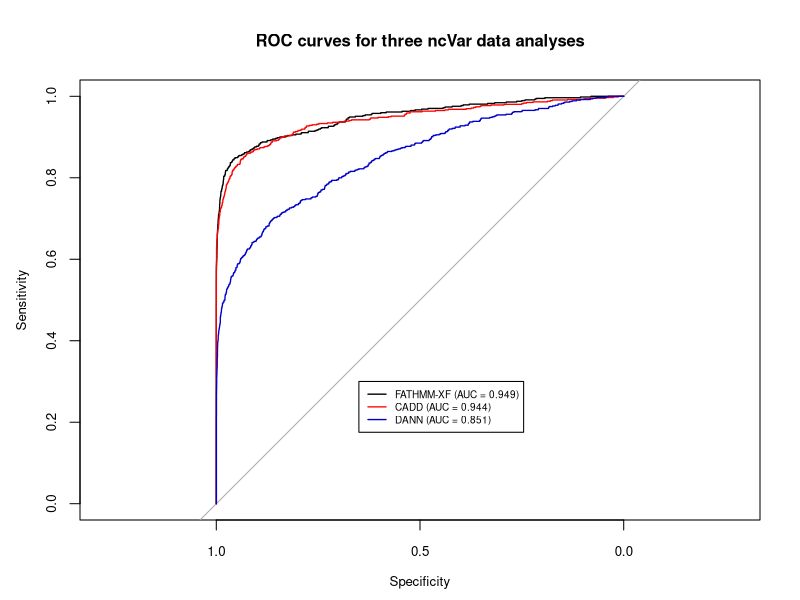

Reproduce this figure in R.
library(pROC)

setwd("/Users/sasha/Git/ncVarDB")

pathogenic_fathmm <- read.csv("FATHMM-XF/fathmm-xf_pathogenic_classification.tsv", sep="\t", stringsAsFactors=FALSE)
pathogenic_fathmm$ncVar_type <- "pathogenic"
benign_fathmm <- read.csv("FATHMM-XF/fathmm-xf_benign_classification.tsv", sep="\t", stringsAsFactors=FALSE)
benign_fathmm$ncVar_type <- "benign"
fathmm <- rbind(pathogenic_fathmm, benign_fathmm)
fathmm$Non.Coding.Score <- as.numeric(fathmm$Non.Coding.Score)
not_scored_variants <- fathmm[is.na(fathmm$Non.Coding.Score),]
fathmm <- fathmm[!is.na(fathmm$Non.Coding.Score),]

print("The number of FATHMM-XF analysed pathogenic variants:" )
nrow(fathmm[fathmm$ncVar_type=="pathogenic",])
print("The number of FATHMM-XF analysed benign variants:" )
nrow(fathmm[fathmm$ncVar_type=="benign",])

pathogenic_cadd <- read.delim("CADD/CADD_pathogenic_classification.tsv", stringsAsFactors=FALSE, skip=1)
names(pathogenic_cadd) <- c("CHROM", "POS", "REF", "ALT", "RawScore", "PHRED")
pathogenic_cadd$ncVar_type <- "pathogenic"
benign_cadd <- read.delim("CADD/CADD_benign_classification.tsv", stringsAsFactors=FALSE, skip=1)
names(benign_cadd) <- c("CHROM", "POS", "REF", "ALT", "RawScore", "PHRED")
benign_cadd$ncVar_type <- "benign"
cadd <- rbind(pathogenic_cadd, benign_cadd)
cadd$PHRED <- as.numeric(cadd$PHRED)
cadd$RawScore <- as.numeric(cadd$RawScore)

print("The number of CADD analysed pathogenic variants:" )
nrow(cadd[cadd$ncVar_type=="pathogenic",])
print("The number of CADD analysed benign variants:" )
nrow(cadd[cadd$ncVar_type=="benign",])

pathogenic_dann <- read.csv("DANN/DANN_pathogenic_classification.tsv", sep="\t", stringsAsFactors=FALSE)
pathogenic_dann$ncVar_type <- "pathogenic"
benign_dann <- read.csv("DANN/DANN_benign_classification.tsv", sep="\t", stringsAsFactors=FALSE)
benign_dann$ncVar_type <- "benign"
dann <- rbind(pathogenic_dann, benign_dann)
dann$score <- as.numeric(dann$score)
dann <- dann[!is.na(dann$score),]

print("The number of DANN analysed pathogenic variants:" )
nrow(dann[dann$ncVar_type=="pathogenic",])
print("The number of DANN analysed benign variants:" )
nrow(dann[dann$ncVar_type=="benign",])

roc_fathmm <- roc(fathmm$ncVar_type, fathmm$Non.Coding.Score)
roc_cadd <- roc(cadd$ncVar_type, cadd$RawScore)
roc_dann <- roc(dann$ncVar_type, dann$score)
auc_fathmm = paste(paste("FATHMM-XF (AUC = ", round(as.numeric(auc(roc_fathmm)), 3),  sep=""), ")", sep="")
auc_cadd = paste(paste("CADD (AUC = ", round(as.numeric(auc(roc_cadd)), 3),  sep=""), ")", sep="")
auc_dann = paste(paste("DANN (AUC = ", round(as.numeric(auc(roc_dann)), 3),  sep=""), ")", sep="")

png("scripts/plots/3ROCcurves.png",width = 4, height = 4, units = 'in', res = 600)
plot(roc_fathmm, col=1, main="ROC curves for three ncVar data analyses", lwd=1.3, cex.main=1, cex.lab=0.8, cex.axis=0.8, mar = c(4, 4, 4, 2))
plot(roc_cadd, col="red", lwd=1.3, add=TRUE)
plot(roc_dann, col="blue3", lwd=1.3, add=TRUE)
legend(0.65, 0.3, legend=c(auc_fathmm, auc_cadd, auc_dann),
       col=c(1,"red","blue3"), lty=1, lwd=1.3, cex=0.6)
dev.off()
